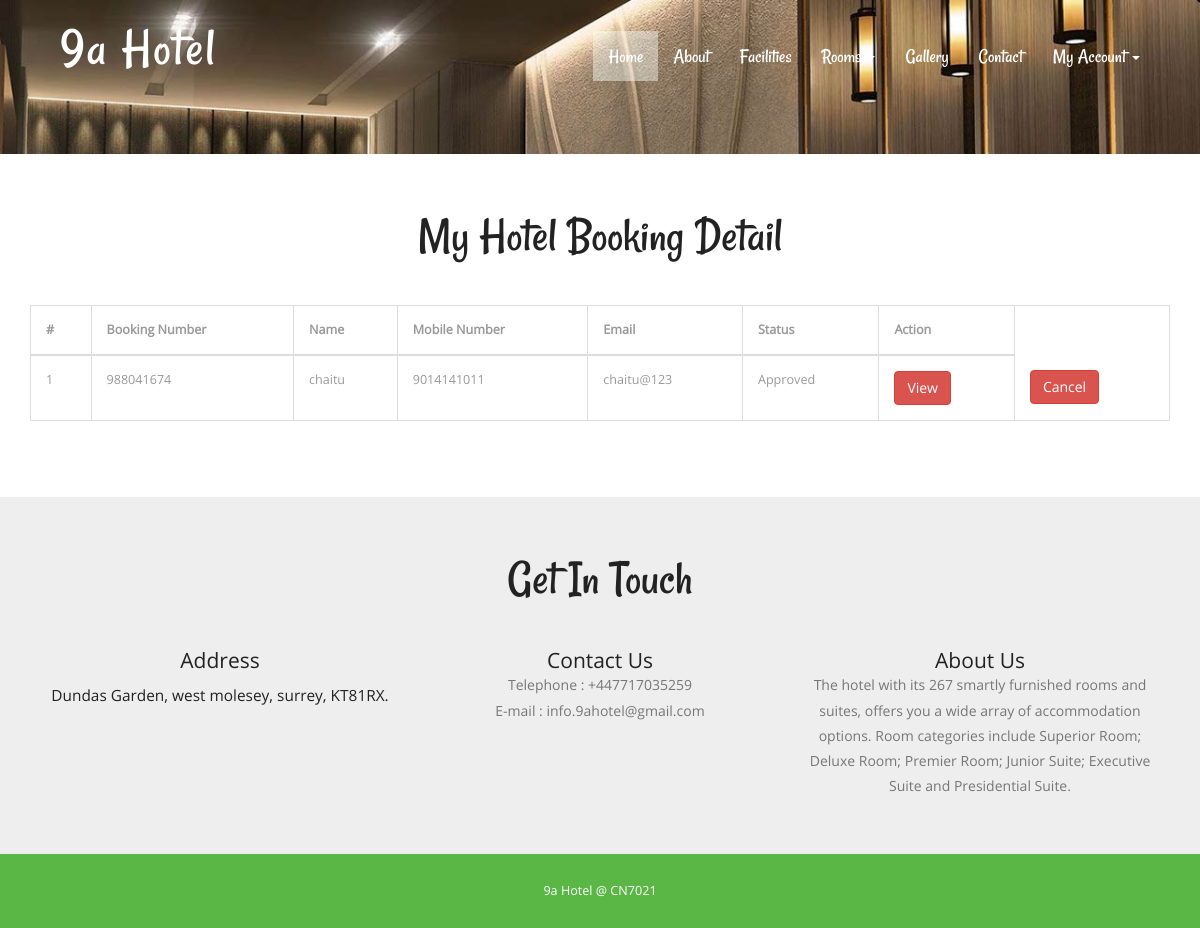
Page /my-booking.php (signed in) on the committed database.
### tables this page shows
CREATE TABLE `tblbooking` (
  `ID` int(10) NOT NULL,
  `RoomId` int(5) DEFAULT NULL,
  `BookingNumber` varchar(120) DEFAULT NULL,
  `UserID` int(5) NOT NULL,
  `IDType` varchar(120) DEFAULT NULL,
  `Gender` varchar(50) DEFAULT NULL,
  `Address` mediumtext DEFAULT NULL,
  `CheckinDate` varchar(200) DEFAULT NULL,
  `CheckoutDate` varchar(200) DEFAULT NULL,
  `BookingDate` timestamp NULL DEFAULT current_timestamp(),
  `Remark` varchar(50) DEFAULT NULL,
  `Status` varchar(50) DEFAULT NULL,
  `UpdationDate` timestamp NULL DEFAULT NULL ON UPDATE current_timestamp()
);

CREATE TABLE `tbluser` (
  `ID` int(10) NOT NULL,
  `FullName` varchar(200) DEFAULT NULL,
  `MobileNumber` bigint(10) DEFAULT NULL,
  `Email` varchar(120) DEFAULT NULL,
  `Password` varchar(120) DEFAULT NULL,
  `RegDate` timestamp NULL DEFAULT current_timestamp()
);

CREATE TABLE `tblpage` (
  `ID` int(10) NOT NULL,
  `PageType` varchar(120) DEFAULT NULL,
  `PageTitle` varchar(200) DEFAULT NULL,
  `PageDescription` mediumtext DEFAULT NULL,
  `Email` varchar(120) DEFAULT NULL,
  `MobileNumber` bigint(10) DEFAULT NULL,
  `UpdationDate` timestamp NULL DEFAULT NULL ON UPDATE current_timestamp()
);

### my-booking.php (the view, shortened to what this page needs)
<?php
include('includes/dbconnection.php');
if (strlen($_SESSION['hbmsuid']==0)) {
  header('location:logout.php');
  } else{
?>
<!DOCTYPE HTML>
<html>
<head>
<link href="css/bootstrap.css" rel="stylesheet" type="text/css" media="all">
<link href="css/style.css" rel="stylesheet" type="text/css" media="all" />
</head>
<body>
			<div class="header head-top">
				<div class="container">
	<?php include_once('includes/header.php');?>
		</div>
</div>
	<div class="typography">
			<div class="container">
				<div class="typography-info">
					<h2 class="type">My Hotel Booking Detail</h2>
				</div>
				<div class="bs-docs-example">
					<table class="table table-bordered">
						<thead>
							<tr>
								<th>#</th>
								<th>Booking Number</th>
								<th>Name</th>
								<th>Mobile Number</th>
								<th>Email</th>
								<th>Status</th>
								<th>Action</th>
							</tr>
						</thead>
						<tbody>
							<?php
                                            $uid= $_SESSION['hbmsuid'];
$sql="SELECT tbluser.*,tblbooking.BookingNumber,tblbooking.Status,tblbooking.ID as bid from tblbooking join tbluser on tblbooking.UserID=tbluser.ID where UserID=:uid";
$query = $dbh -> prepare($sql);
$query-> bindParam(':uid', $uid, PDO::PARAM_STR);
$query->execute();
$results=$query->fetchAll(PDO::FETCH_OBJ);
$cnt=1;
if($query->rowCount() > 0)
{
foreach($results as $row)
{               ?>
							<tr>
								<td><?php echo htmlentities($cnt);?></td>
								<td><?php  echo htmlentities($row->BookingNumber);?></td>
								<td><?php  echo htmlentities($row->FullName);?></td>
								<td><?php  echo htmlentities($row->MobileNumber);?></td>
								<td><?php  echo htmlentities($row->Email);?></td>
								<?php if($row->Status==""){ ?>
                     <td><?php echo "Confirmed"; ?></td>
<?php } else { ?>                  <td><?php  echo htmlentities($row->Status);?>
                  </td>
                  <?php } ?>
							 <td><a href="view-application-detail.php?viewid=<?php echo htmlentities ($row->bid);?>" class="btn btn-danger">View</a>
                                                    </td>
							 <td><a href="cancel.php" class="btn btn-danger">Cancel</a>
                                                    </td>
							</tr>
							<?php $cnt=$cnt+1;}} ?>
						</tbody>
					</table>
				</div>
			</div>
	</div>
			<?php include_once('includes/getintouch.php');?>
				<?php include_once('includes/footer.php');?>
</body>
</html><?php }  ?>

### includes/getintouch.php
<div class="touch-section">
					<div class="container">
						<h3>get in touch</h3>
						<div class="touch-grids">
							<?php
$sql="SELECT * from tblpage where PageType='contactus'";
$query = $dbh -> prepare($sql);
$query->execute();
$results=$query->fetchAll(PDO::FETCH_OBJ);
$cnt=1;
if($query->rowCount() > 0)
{
foreach($results as $row)
{               ?>
							<div class="col-md-4 touch-grid">
								<h4>address</h4>
								<h5><?php  echo htmlentities($row->PageDescription);?></h5>
							</div>
							<div class="col-md-4 touch-grid">
								<h4>Contact Us</h4>
								<p>Telephone : +<?php  echo htmlentities($row->MobileNumber);?></p>
							<p>E-mail : <?php  echo htmlentities($row->Email);?></p>
							</div><?php $cnt=$cnt+1;}} ?>
							<div class="col-md-4 touch-grid">
								<?php
$sql="SELECT * from tblpage where PageType='aboutus'";
$query = $dbh -> prepare($sql);
$query->execute();
$results=$query->fetchAll(PDO::FETCH_OBJ);
$cnt=1;
if($query->rowCount() > 0)
{
foreach($results as $row)
{               ?>
							<h4><?php  echo htmlentities($row->PageTitle);?></h4>
								<p><?php  echo htmlentities($row->PageDescription);?></p>
							</div><?php $cnt=$cnt+1;}} ?>
							<div class="clearfix"></div>
						</div>
					</div>
					</div>

### css/style.css (style rules this page uses)
body a { transition:0.5s all; -webkit-transition:0.5s all; -moz-transition:0.5s all; -o-transition:0.5s all; -ms-transition:0.5s all; }
h1,h2,h3,h4,h5,h6 { padding:0 0; margin:0 0; }
p { padding:0 0; margin:0 0; }
body { padding:0 0; margin:0 0; font-family: 'OpenSans-Regular' }
.header { background:url(../images/banner1.jpg) no-repeat 0px 0px; background-size:cover; -webkit-background-size: cover; -moz-background-size: cover; -o-background-size: cover; -ms-background-size: cover; min-height:764px; padding-bottom: 4em; }
.touch-section { padding: 4em 0; text-align: center; background-color: #eee; }
.touch-grids { margin-top: 3em; }
.touch-grid h4 { font-size: 1.5em; color: #222; text-transform: capitalize; }
.touch-section h3 { font-size: 3.5em; text-transform: capitalize; font-family: 'Rancho-Regular'; color: #222; }
.touch-grid h5 { font-size: 1.1em; padding: 1em 0; color: #222; }
.touch-grid p { font-size: 1em; line-height: 1.8em; color: #777; }
.head-top { min-height: 115px !important; }
.typography-info { text-align: center; margin-bottom: 3em; }
h2.type { font-size: 3.5em; text-transform: capitalize; font-family: 'Rancho-Regular'; color: #222; }
.typography { padding: 4em 0; }
.table > thead > tr > th, .table > tbody > tr > th, .table > tfoot > tr > th, .table > thead > tr > td, .table > tbody > tr > td, .table > tfoot > tr > td { border-top: none !important; }
.bs-docs-example { margin: 1em 0; }
.table td, .table>tbody>tr>td, .table>tbody>tr>th, .table>tfoot>tr>td, .table>tfoot>tr>th, .table>thead>tr>td, .table>thead>tr>th { padding: 15px!important; }
.table > thead > tr > th, .table > tbody > tr > th, .table > tfoot > tr > th, .table > thead > tr > td, .table > tbody > tr > td, .table > tfoot > tr > td { font-size: 0.9em; color: #999; border-top: none !important; }
@media (max-width:1440px) { .header { min-height: 679px; } }
@media (max-width:1366px) { .header { min-height: 652px; } }
@media (max-width:1280px) { .header { min-height: 602px; } }

### rows in the picture
tblbooking: BookingNumber "988041674", UserID.FullName "chaitu", UserID.MobileNumber "9014141011", UserID.Email "chaitu@123", Status "Approved"
tblpage: PageDescription "Dundas Garden, west molesey, surrey, KT81RX.", MobileNumber "447717035259", Email "info.9ahotel@gmail.com"
tblpage: PageTitle "About Us", PageDescription "The hotel with its 267 smartly furnished rooms and suites, offers you a wide array of accommodation options. Room categories include Superior Room; Deluxe Room; Premier Room; Junior Suite; Executive Suite and Presidential Suite."
